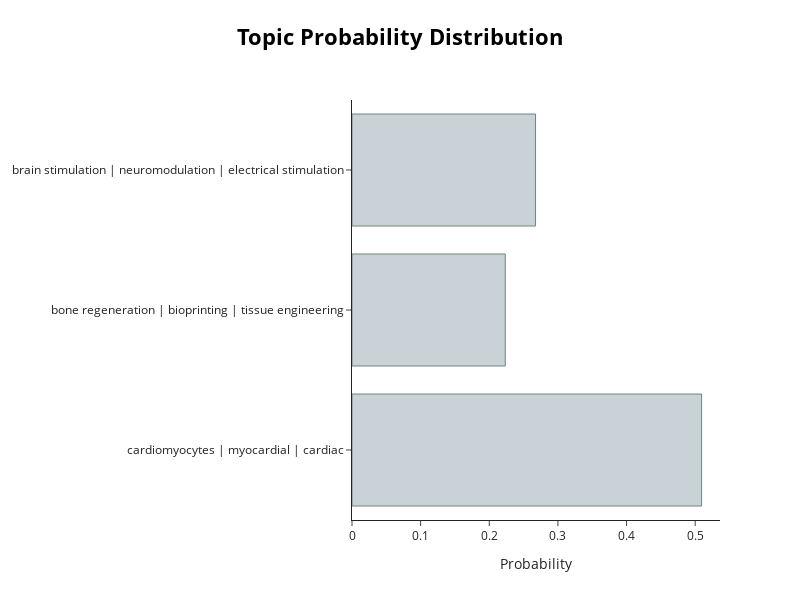

Here is the notebook cell this chart was saved with:
### Code cell
# Visualize the topic-document distribution for a single document
topic_model.visualize_distribution(topic_distr[abstract_id], custom_labels=True)

### Figure 1 — Plotly figure (JSON) as saved in the notebook; plotly's stock layout.template omitted (floating-point values rounded to 4 significant figures)
{"data": [{"marker": {"color": "#C8D2D7", "line": {"color": "#6E8484", "width": 1}}, "orientation": "h", "type": "bar", "x": [0.5093, 0.2233, 0.2674], "y": ["cardiomyocytes | myocardial | cardiac", "bone regeneration | bioprinting | tissue engineering", "brain stimulation | neuromodulation | electrical stimulation"]}], "layout": {"height": 600, "hoverlabel": {"bgcolor": "white", "font": {"family": "Rockwell", "size": 16}}, "title": {"font": {"color": "Black", "size": 22}, "text": "<b>Topic Probability Distribution</b>", "x": 0.5, "xanchor": "center", "y": 0.95, "yanchor": "top"}, "width": 800, "xaxis": {"title": {"text": "Probability"}}}}
